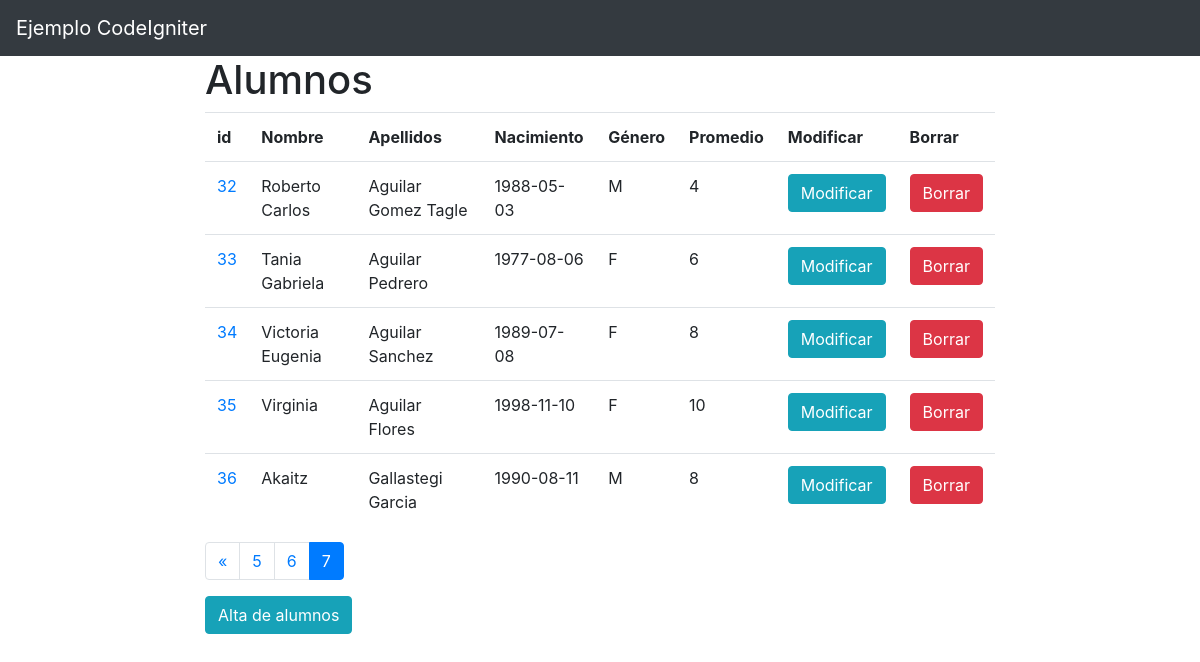
The app's page /index.php/cinicio/alumnos/30 with its own data.
### tables this page shows
CREATE TABLE IF NOT EXISTS `alumnos` (
  `id` int(11) NOT NULL AUTO_INCREMENT,
  `nombre` varchar(35) NOT NULL,
  `apellidos` varchar(35) DEFAULT NULL,
  `nacimiento` date DEFAULT NULL,
  `promedio` tinyint(4) DEFAULT NULL,
  `sexo` char(1) DEFAULT NULL,
  PRIMARY KEY (`id`),
  UNIQUE KEY `idx_nombreApellidoFecha` (`nombre`,`apellidos`,`nacimiento`),
  KEY `nombre` (`nombre`(10),`apellidos`(20))
);

### index.php (called while the page is built, shortened)
<?php
require_once BASEPATH.'core/CodeIgniter.php';

### application/models/Minicio.php (called while the page is built, shortened)
<?php
class Minicio extends CI_Model
{
	function getAlumnos($ini, $num){
		return $this->db->get("alumnos",$num,$ini);
	}
}
?>

### application/views/alumnos.php (the view)
<h1>Alumnos</h1>
<?php
    echo "<table class='table'>";
    echo "<tr><th>id</th><th>Nombre</th><th>Apellidos</th><th>Nacimiento</th><th>Género</th><th>Promedio</th><th>Modificar</th><th>Borrar</th></tr>";
    foreach ($alumnos->result() as $alumno) {
      echo "<tr>";
      echo "<td><a href='";
      echo site_url('cinicio/alumnoDetalle/'.$alumno->id);
      echo "'>".$alumno->id."</a></td>";
      echo "<td>".$alumno->nombre."</td>";
      echo "<td>".$alumno->apellidos."</td>";
      echo "<td>".$alumno->nacimiento."</td>";
      echo "<td>".$alumno->sexo."</td>";
      echo "<td>".$alumno->promedio."</td>";
      echo "<td><a href='";
      echo site_url('cinicio/alumnoModificar/'.$alumno->id);
      echo "' class='btn btn-info'>Modificar</a></td>";
      echo "<td><a href='";
      echo site_url('cinicio/alumnoBorrar/'.$alumno->id);
      echo "' class='btn btn-danger'>Borrar</a></td>";
      echo "</tr>";
    }
    echo "</table>";
    echo $this->pagination->create_links();
    ?>
    <a href="<?php echo site_url('cinicio/alumnoAlta'); ?>" class="btn btn-info">Alta de alumnos</a>

### records on screen
alumnos: id "32", nombre "Roberto Carlos", apellidos "Aguilar Gomez Tagle", nacimiento "1988-05-03", sexo "M", promedio "4"
alumnos: id "33", nombre "Tania Gabriela", apellidos "Aguilar Pedrero", nacimiento "1977-08-06", sexo "F", promedio "6"
alumnos: id "34", nombre "Victoria Eugenia", apellidos "Aguilar Sanchez", nacimiento "1989-07-08", sexo "F", promedio "8"
alumnos: id "35", nombre "Virginia", apellidos "Aguilar Flores", nacimiento "1998-11-10", sexo "F", promedio "10"
alumnos: id "36", nombre "Akaitz", apellidos "Gallastegi Garcia", nacimiento "1990-08-11", sexo "M", promedio "8"

### other values on screen
$this->pagination->create_links() "« 5 6 7"
